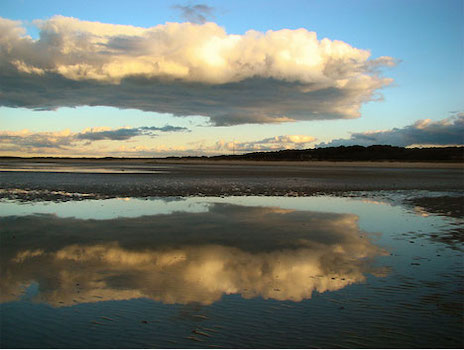
#> input picture glitch-art/images/1.jpg, 464 x 350 px
$ python glitch_art.py --file images/1.jpg
#> lines starting #> are read from the running program, lines starting #| are printed output that depends on the picture
### glitch-art/pixel_utils.py
import numpy as np
from PIL import Image

# [8 lines left out: function gen_offset, not called in this run]

def pad_to_square(imgobj):
  """Pad to the nearest 100th"""
  square = Image.new('RGB', ((imgobj.width // 100 + 1) * 100,
    (imgobj.height // 100 + 1) * 100), (0, 0, 0))
  square.paste(imgobj, imgobj.getbbox())
  return square

### glitch-art/divisors.py
import math

def gen_divisors(n):
  for i in range(2, math.floor(math.sqrt(n))):
    if n % i == 0:
      yield i

### glitch-art/glitch_art.py
#!/usr/bin/env python3

import os
import sys
import argparse
from PIL import Image

from divisors import *
from pixel_sort import *
from pixel_utils import *
from chromatic_aberration import *
from chromatic_aberration_np import *

def parse_args():
  """
  Parse command line arguments
  ./glitch_art --file [filename | dirname] --mode [chromatic | sort | both]
  """
  parser = argparse.ArgumentParser()
  parser.add_argument('-f', '--file', type=str)
  parser.add_argument('-m', '--mode', type=str)
  args = parser.parse_args()
  if args.file is None:
    print('Error: No file or directory specified.', file=sys.stderr)
    sys.exit(1)
  return args

def random_glitch(imgobj, step_size=2):
  """
  Combine color aberration and pixel sorting randomly
  """
  padded = pad_to_square(imgobj)
  data = np.array(padded)

  stripes = np.split(data, data.shape[0] // step_size, axis=0)
  sorted_data = []
  for stripe in stripes:
    rgblist = chromatic_aberration_np(stripe)
    all_choices = list(rgblist) + [stripe, ]
    sorted_four = [np.sort(elm, axis=0) for elm in all_choices]
    all_choices.extend(sorted_four)  # 8 possibilities
    # randomly choose from r, g, b, original & original vs. sorted
    idx = np.random.randint(0, 8)
    choice = all_choices.pop(idx)
    sorted_data.append(choice)

  sorted_arr = np.array(sorted_data)
  sorted_arr = sorted_arr.reshape(padded.height, padded.width, 3)
  sorted_arr = sorted_arr[:imgobj.height, :imgobj.width, :]

  return Image.fromarray(sorted_arr)

def glitch_image(fname, mode):
  """
  Return a glitched image object according to the mode specified
  """
#> called with fname = 'images/1.jpg'
  orginal, step_size = None, None
  if fname.endswith('.jpg') or fname.endswith('.jpeg') or fname.endswith('.png'):
    original = Image.open(fname)
#> original is the input picture: PIL image 464x350 RGB; mean R, G, B 111.5, 118.5, 109.6
    # randomly generate a step size that divides the image's height
    divisors = list(gen_divisors(original.height))
#> divisors = [2, 5, 7, 10, 14]
    idx = np.random.choice(len(divisors))
#> idx = 4
    step_size = divisors[idx]
#> step_size = 14
    print('Processing ' + fname)
  else:
    print(fname + ' is not a valid image file.')
    return None

  try:
    if mode == 'chromatic':
      res = chromatic_aberration(original)
      idx = np.random.choice(2)  # return r, g, or b by chance
      return res[idx]
    elif mode == 'sort':
      return pixel_sort(original, step_size=step_size)
    # use both chromatic aberration and pixel sorting by default
    else:
      return random_glitch(original, step_size=step_size)
#> in pad_to_square, `square = Image.new('RGB', ((imgobj.width // 100 + 1) * 100, (imgobj.he..`: square: PIL image 500x400 RGB; every value is 0
#> in pad_to_square, `square.paste(imgobj, imgobj.getbbox())`:
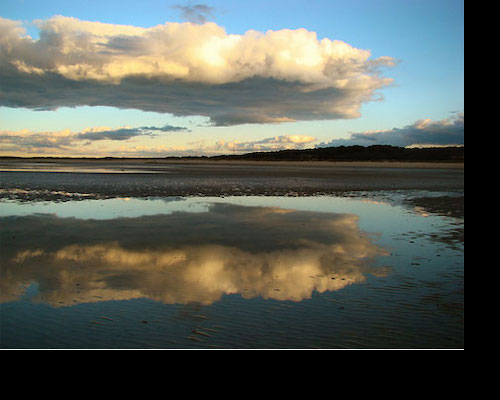
#> square: PIL image 500x400 RGB; mean R, G, B 90.6, 96.3, 89
  except:
    print('Dimension errors processing ' + fname + ' Please try again.')
    return None

def main():
  args = parse_args()
  if not os.path.exists(args.file):
    print("Error: File doesn't exist.")
    sys.exit(1)
  if os.path.isdir(args.file):
    files = os.listdir(args.file)
    for f in files:
        glitched = glitch_image(args.file + f, args.mode)
        if glitched is not None:
          glitched.show()
          glitched.save(args.file + 'glitched_' + f)
  elif os.path.isfile(args.file):
    glitched = glitch_image(args.file, args.mode)
    if glitched is not None:
      glitched.show()
      dirname, fname = os.path.split(args.file)
      glitched.save(dirname + '/glitched_' + fname)
  print('Finished processing files.')

if __name__ == '__main__':
  main()

$ run again, on glitch-art/images/3.jpg
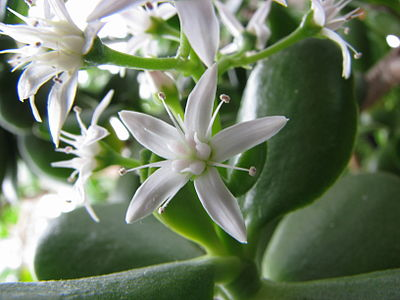
#> input picture glitch-art/images/3.jpg, 400 x 300 px
#> in glitch_image, original is the input picture: PIL image 400x300 RGB; mean R, G, B 108.8, 122.9, 98.1
#> in pad_to_square, `square.paste(imgobj, imgobj.getbbox())`:
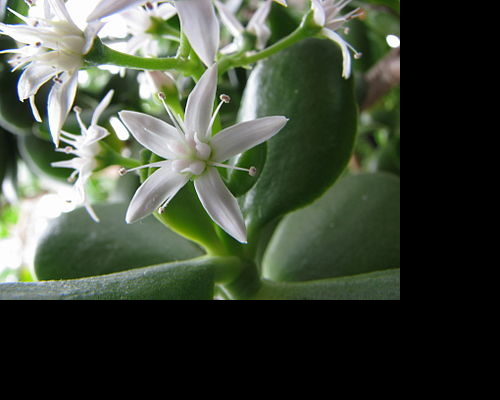
#> square: PIL image 500x400 RGB; mean R, G, B 65.3, 73.7, 58.9

$ run again, on glitch-art/images/8.jpg
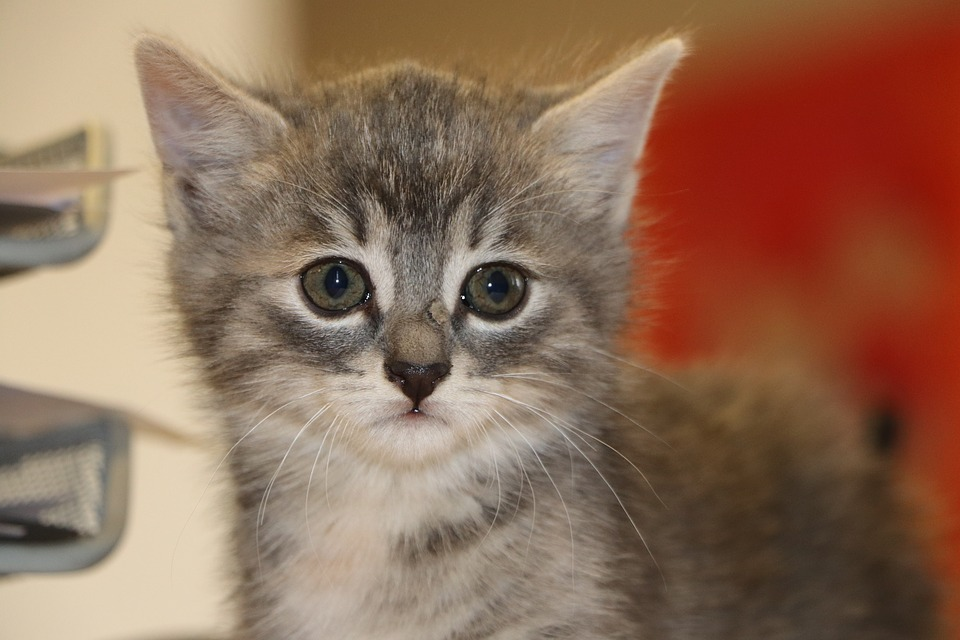
#> input picture glitch-art/images/8.jpg, 960 x 640 px
#> in glitch_image, original is the input picture: PIL image 960x640 RGB; mean R, G, B 143.8, 110, 88.8
#> in pad_to_square, `square.paste(imgobj, imgobj.getbbox())`:
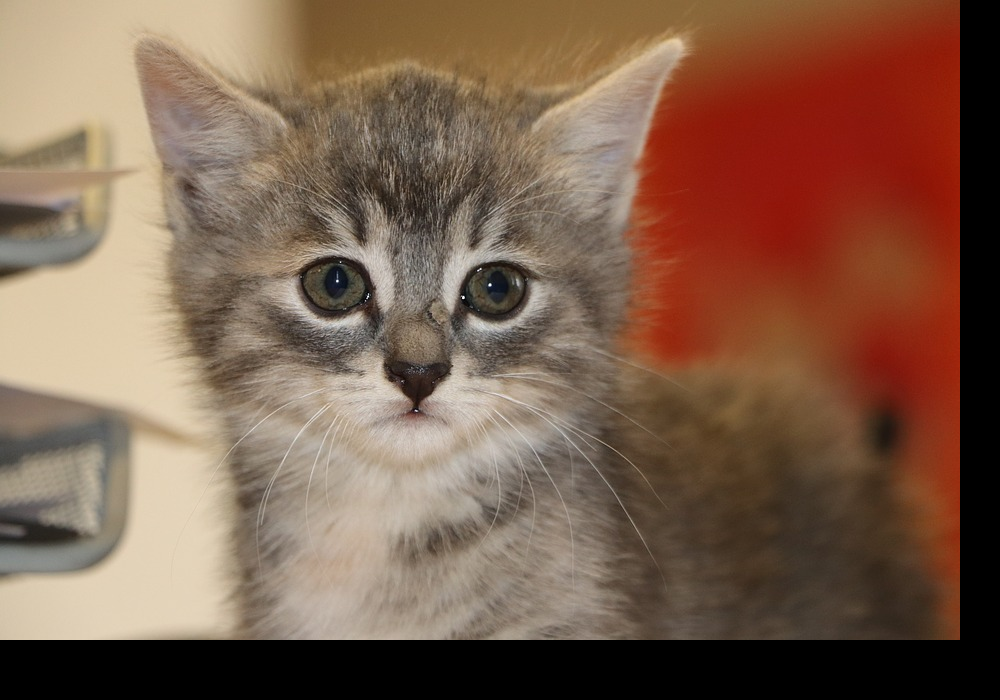
#> square: PIL image 1000x700 RGB; mean R, G, B 126.2, 96.6, 77.9
#> stripes = 70 items
#> the loop in random_glitch, `for stripe in stripes:` made 70 passes
#> idx on passes 1 to 8: 0, 1, 4, 6, 5, 7, 2, 5
#> in random_glitch, `sorted_arr = sorted_arr[:imgobj.height, :imgobj.width, :]`:
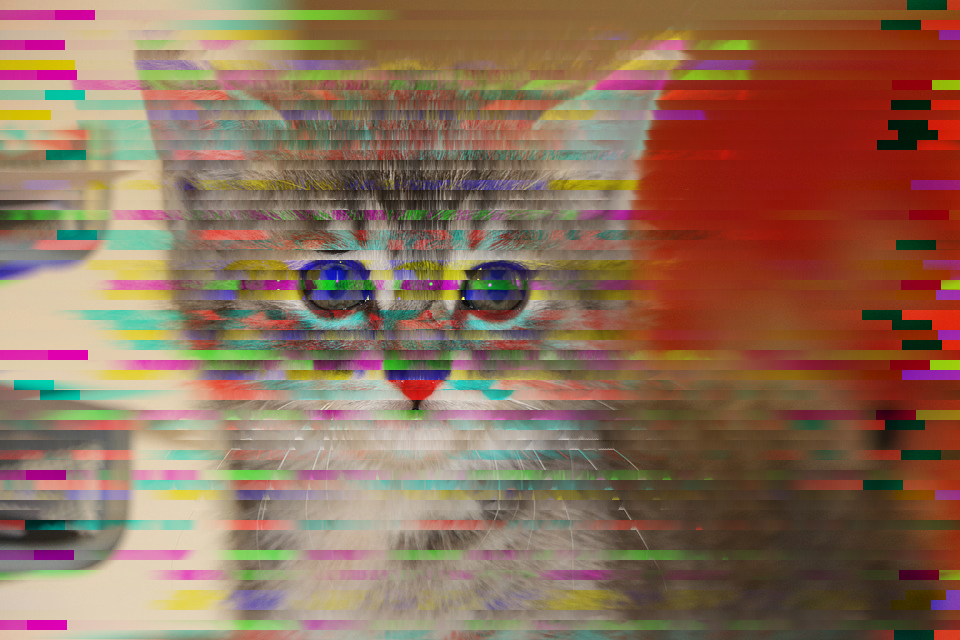
#> sorted_arr: shape (640, 960, 3); mean R, G, B 141.6, 109.2, 87.8
